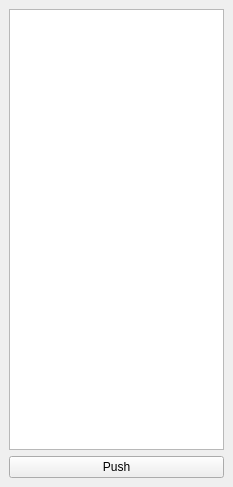
<?xml version="1.0" encoding="UTF-8"?>
<ui version="4.0">
 <class>Window</class>
 <widget class="QMainWindow" name="Window">
  <property name="geometry">
   <rect>
    <x>0</x>
    <y>0</y>
    <width>233</width>
    <height>487</height>
   </rect>
  </property>
  <property name="windowTitle">
   <string>MainWindow</string>
  </property>
  <widget class="QWidget" name="centralwidget">
   <layout class="QVBoxLayout" name="verticalLayout_2">
    <item>
     <widget class="QListWidget" name="listWidget"/>
    </item>
    <item>
     <widget class="QPushButton" name="pushButton">
      <property name="text">
       <string>Push</string>
      </property>
     </widget>
    </item>
   </layout>
  </widget>
 </widget>
 <resources/>
 <connections/>
</ui>
